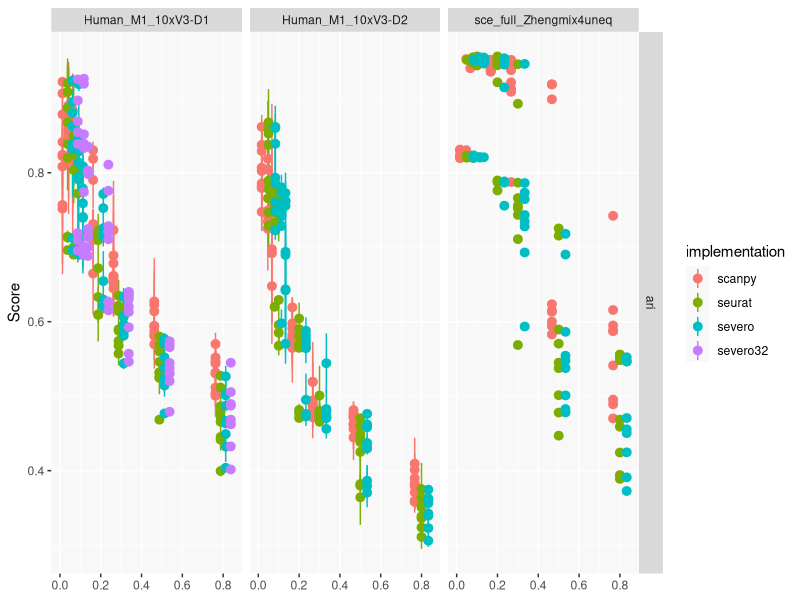

This chart was generated by the following R code:
library(patchwork)
library(ggplot2)
library(reshape2)
library(cowplot)
library(dplyr)
library(tidyr)

imec.cols <- c("#3F98BD", "#929497", "#90298D", "#36337D", "#1582BE", "#99BDE4", "#C778AD", "#52BDC2", "#3F98BD", "#2D6C85")
cols <- c("#ff7f0e","#922b21","#76448a","#2874a6","#148f77","#1d8348","#d68910","#ba4a00", "#3F98BD")
cbPalette <- c("#000000", "#999999", "#E69F00", "#56B4E9", "#009E73", "#F0E442", "#0072B2", "#D55E00", "#CC79A7")

palette <- c("red4", "darkslategray3", "dodgerblue1", "darkcyan",
               "gray79", "black", "skyblue2", "dodgerblue4",
               "purple4", "maroon", "chocolate1", "bisque3", "bisque",
               "seagreen4", "lightgreen", "skyblue4", "mediumpurple3",
               "palevioletred1", "lightsalmon4", "darkgoldenrod1")

cols <- c("seurat"="#F8766D", "scanpy"="#00BA38", "severo"="#619CFF")

X <- read.csv("comparison.csv", stringsAsFactors=T)
X <- X %>% tidyr::pivot_longer(c(ari, purity, ri, classpurity, clusters), names_to="score", values_to="value")

Z <- X %>% dplyr::group_by(dataset, implementation, score) %>% dplyr::summarize(value=max(value)) %>% dplyr::ungroup()

Y <- X %>% dplyr::group_by(dataset, implementation, resolution, dims, k, tables, score) %>% dplyr::summarize(mu=mean(value), sd=sd(value), n=length(value)) %>% dplyr::ungroup()
Y <- Y %>% dplyr::filter(score == "ari")
Y %>% dplyr::group_by(dataset, implementation, score) %>% dplyr::summarize(sd=mean(sd, na.rm=T))

p <- ggplot(Y, aes(x=resolution, y=mu, color=implementation)) +
     geom_pointrange(aes(ymin=mu-sd, ymax=mu+sd), position=position_dodge(width=0.1)) +
#    scale_fill_manual(values=cols) +
    facet_grid(score~dataset, scales="free_y") + ylab("Score") + xlab(NULL) + theme(panel.background=element_rect("#F8f8f8"))

ggsave(file="comparison_clusters.pdf", plot=p, width=20, height=15)
